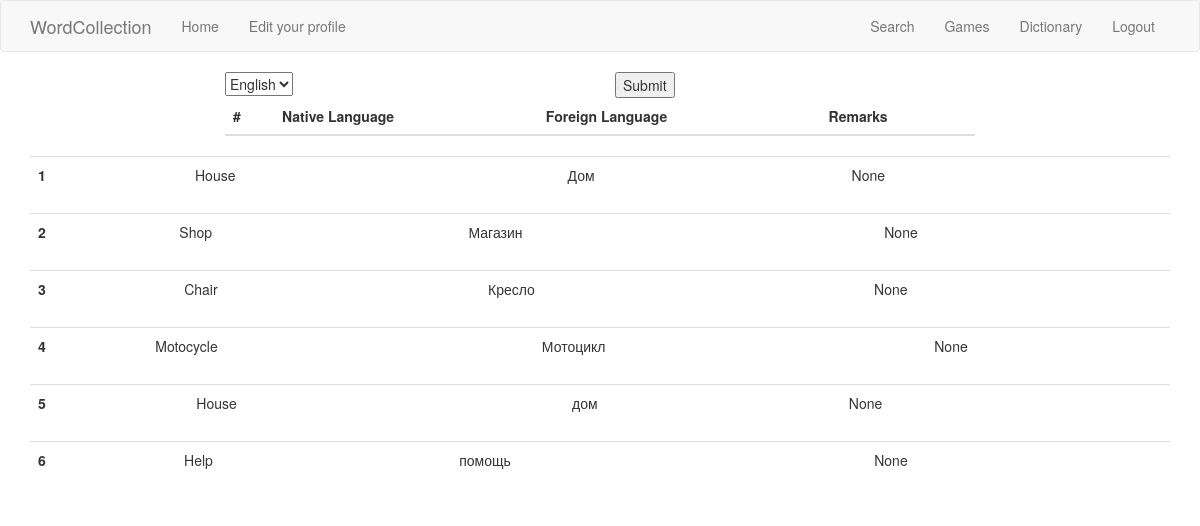
/mywords (signed in), run on an earlier commit of the app's database.
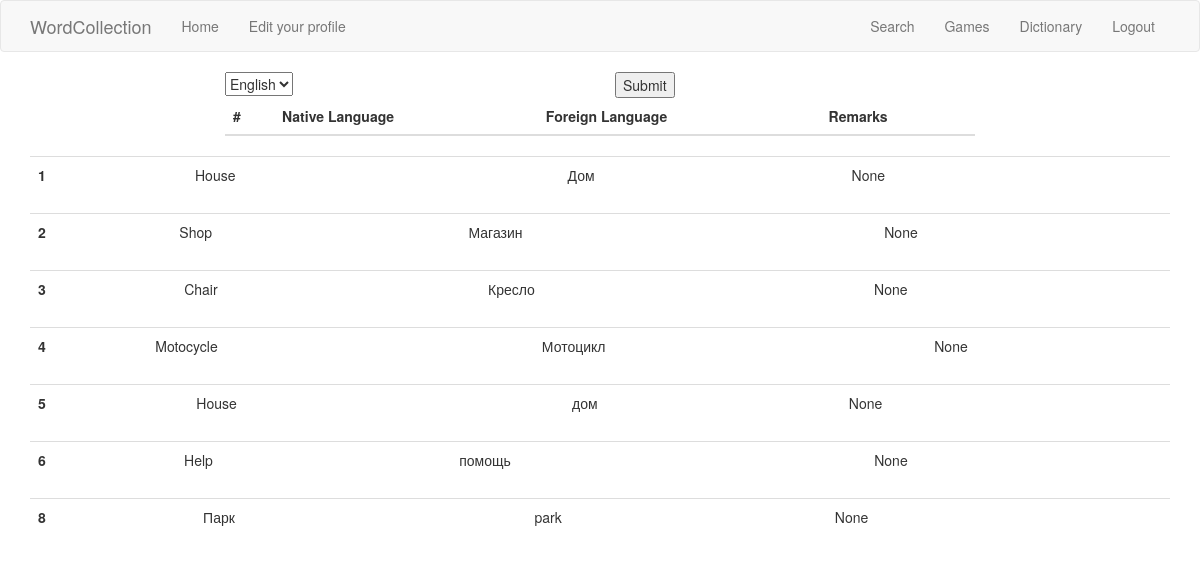
And on a later commit of the database.
### app/models.py (models this page shows, shortened)
class Word(db.Model):
	id = db.Column(db.Integer, primary_key = True)
	native_language=db.Column(db.String(128))
	foreign_language=db.Column(db.String(128))
	remarks=db.Column(db.String(128))
	level=db.Column(db.Integer, default=1)
	dictionary_id=db.Column(db.Integer,db.ForeignKey('dictionary.id'))

### app/routes.py (the view)
@application.route('/mywords', methods=['GET','POST'])
@login_required
def get_mywords():
	language_id = None
	dictionaryForm = DictionaryForm()
	dictionaries = current_user.languages
	languages = [(dictionary.id, Language.query.filter_by(id=dictionary.language_id).first().language) for dictionary in dictionaries]
	dictionaryForm.foreign_languages.choices = [language for language in languages]
	page = request.args.get('page', 1, type=int)
	if dictionaryForm.validate_on_submit():
		language_id = dictionaryForm.foreign_languages.data
	words = Dictionary.query.filter_by(id = language_id or 3).first().words.paginate(
		page, application.config['WORDS_PER_PAGE'], False)
	foreign_languages = current_user.languages
	next_url = url_for('mywords', page=words.next_num) \
	if words.has_next else None
	previous_url = url_for('mywords', page=words.prev_num) \
	if words.has_prev else None
	return render_template('mywords.html', title='Dictionary', words = words.items, next_url = next_url, previous_url = previous_url , form=dictionaryForm)

### app/forms.py
class DictionaryForm(FlaskForm):
	foreign_languages = SelectField('Languages', coerce=int)
	submit = SubmitField()

### app/models.py (called while the page is built)
@login.user_loader
def load_user(id):
	return User.query.get(int(id))

### app/templates/mywords.html (shortened to what this page needs)
 {% extends "base.html" %}
{% import 'bootstrap/wtf.html' as wtf %}
{% block app_content %}
<div class="containder">
<div class="row">
  <form action="" method="post">
  <div class="col-md-2  col-md-offset-2">
   {{ form.foreign_languages() }}
  </div>
  <div class="col-md-2 col-md-offset-2">
    {{ form.submit() }}
  </div>
</form>
</div>
<div class="row">
  <div class="col-md-8    col-md-offset-2">
    <table class="table">
      <thead class="thead-dark">
        <tr>
          <th scope="col">#</th>
          <th scope="col">Native Language</th>
          <th scope="col">Foreign Language</th>
          <th scope="col">Remarks</th>
        </tr>
      </thead>
    </table>
  </div>
</div>
</div>
	  {% for word in words %}
        {% include '_words.html' %}
    {% endfor %}
{% endblock %}

### app/templates/base.html (shortened to what this page needs)
{% extends 'bootstrap/base.html' %}
{% block navbar %}
    <nav class="navbar navbar-default">
        <div class="container">
            <div class="navbar-header">
                <a class="navbar-brand" href="{{ url_for('index') }}">WordCollection</a>
            </div>
            <div class="collapse navbar-collapse" id="bs-example-navbar-collapse-1">
                <ul class="nav navbar-nav">
                    <li><a href="{{ url_for('index') }}">Home</a></li>
                    <li><a href="{{ url_for('edit_profile') }}" >Edit your profile</a></li>
                </ul>
                <ul class="nav navbar-nav navbar-right">
                    {% if current_user.is_anonymous %}
                    <li><a href="{{ url_for('login') }}">Login</a></li>
                    {% else %}
                    <li><a href="{{ url_for('search') }}">Search </a></li>
                    <li><a href="{{ url_for('games')     }}">Games</a></li>
                    <li><a href="{{ url_for('get_mywords') }}">Dictionary</a></li>
                    <li><a href="{{ url_for('logout') }}">Logout</a></li>
                    {% endif %}
                </ul>
            </div>
        </div>
    </nav>
{% endblock %}
{% block content %}
    <div class="container">
        {% block app_content %}{% endblock %}
    </div>
{% endblock %}

### app/templates/_words.html
<table class="table">
  <tbody>
    <tr>
      <th scope="row">{{ word.id }}</th>
      <td>{{ word.native_language }}</td>
      <td>{{ word.foreign_language }}</td>
      <td>{{ word.remarks }}</td>
    </tr>
  </tbody>
</table>

What changed in the data, as far as the page shows it:
added Word: id "8", native_language "Парк", foreign_language "park", remarks "None"
